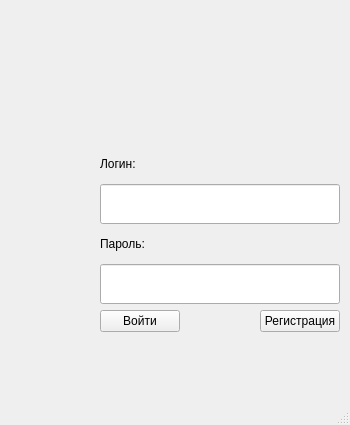
<?xml version="1.0" encoding="UTF-8"?>
<ui version="4.0">
 <class>MainWindow</class>
 <widget class="QMainWindow" name="MainWindow">
  <property name="geometry">
   <rect>
    <x>0</x>
    <y>0</y>
    <width>350</width>
    <height>425</height>
   </rect>
  </property>
  <property name="windowTitle">
   <string>MainWindow</string>
  </property>
  <widget class="QWidget" name="centralwidget">
   <widget class="QWidget" name="layoutWidget">
    <property name="geometry">
     <rect>
      <x>0</x>
      <y>50</y>
      <width>440</width>
      <height>382</height>
     </rect>
    </property>
    <layout class="QVBoxLayout" name="mainLayout" stretch="1,2,1,2,1">
     <property name="leftMargin">
      <number>100</number>
     </property>
     <property name="topMargin">
      <number>100</number>
     </property>
     <property name="rightMargin">
      <number>100</number>
     </property>
     <property name="bottomMargin">
      <number>100</number>
     </property>
     <item>
      <layout class="QHBoxLayout" name="horizontalLayout_2">
       <item>
        <widget class="QLabel" name="label">
         <property name="text">
          <string>Логин:</string>
         </property>
        </widget>
       </item>
       <item>
        <spacer name="horizontalSpacer_2">
         <property name="orientation">
          <enum>Qt::Horizontal</enum>
         </property>
         <property name="sizeHint" stdset="0">
          <size>
           <width>40</width>
           <height>20</height>
          </size>
         </property>
        </spacer>
       </item>
      </layout>
     </item>
     <item>
      <widget class="QLineEdit" name="le_login">
       <property name="minimumSize">
        <size>
         <width>240</width>
         <height>40</height>
        </size>
       </property>
       <property name="maxLength">
        <number>32</number>
       </property>
      </widget>
     </item>
     <item>
      <layout class="QHBoxLayout" name="horizontalLayout">
       <item>
        <widget class="QLabel" name="label_2">
         <property name="text">
          <string>Пароль:</string>
         </property>
        </widget>
       </item>
       <item>
        <spacer name="horizontalSpacer">
         <property name="orientation">
          <enum>Qt::Horizontal</enum>
         </property>
         <property name="sizeHint" stdset="0">
          <size>
           <width>40</width>
           <height>20</height>
          </size>
         </property>
        </spacer>
       </item>
      </layout>
     </item>
     <item>
      <widget class="QLineEdit" name="le_password">
       <property name="minimumSize">
        <size>
         <width>240</width>
         <height>40</height>
        </size>
       </property>
       <property name="text">
        <string/>
       </property>
       <property name="maxLength">
        <number>60</number>
       </property>
       <property name="echoMode">
        <enum>QLineEdit::Password</enum>
       </property>
      </widget>
     </item>
     <item>
      <layout class="QHBoxLayout" name="horizontalLayout_3">
       <item>
        <widget class="QPushButton" name="pb_login">
         <property name="text">
          <string>Войти</string>
         </property>
        </widget>
       </item>
       <item>
        <spacer name="horizontalSpacer_4">
         <property name="orientation">
          <enum>Qt::Horizontal</enum>
         </property>
         <property name="sizeHint" stdset="0">
          <size>
           <width>40</width>
           <height>20</height>
          </size>
         </property>
        </spacer>
       </item>
       <item>
        <widget class="QPushButton" name="pb_register">
         <property name="text">
          <string>Регистрация</string>
         </property>
        </widget>
       </item>
      </layout>
     </item>
    </layout>
   </widget>
  </widget>
  <widget class="QStatusBar" name="statusbar"/>
 </widget>
 <resources/>
 <connections/>
</ui>
